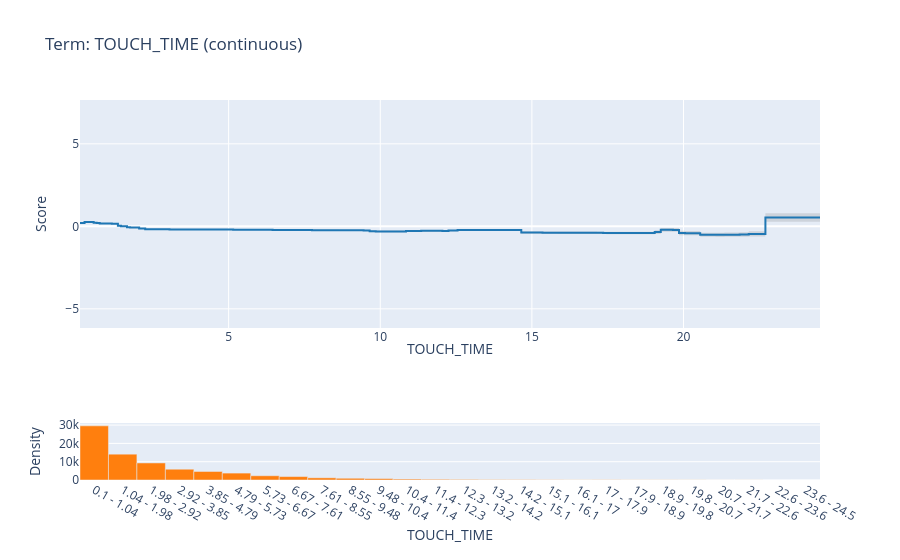

The notebook cell this image was saved under:
### Code cell
target_feature = 'TOUCH_TIME'

feature_index = feature_cols.index(target_feature)

feature_fig = ebm_global.visualize(feature_index)
feature_fig.show()

### Figure 1 — Plotly figure (JSON) as saved in the notebook; plotly's stock layout.template omitted (floating-point values rounded to 4 significant figures; data arrays with more than 128 entries replaced by an {"elided": "..."} marker saying what was removed)
{"data": [{"line": {"shape": "hv", "width": 0}, "marker": {"color": "#444"}, "mode": "lines", "name": "Lower Bound", "type": "scatter", "x": {"elided": "188 float values"}, "xaxis": "x", "y": {"elided": "188 float values"}, "yaxis": "y"}, {"fill": "tonexty", "fillcolor": "rgba(68, 68, 68, 0.15)", "line": {"color": "rgb(31, 119, 180)", "shape": "hv"}, "mode": "lines", "name": "Main", "type": "scatter", "x": {"elided": "188 float values"}, "xaxis": "x", "y": {"elided": "188 float values"}, "yaxis": "y"}, {"fill": "tonexty", "fillcolor": "rgba(68, 68, 68, 0.15)", "line": {"shape": "hv", "width": 0}, "marker": {"color": "#444"}, "mode": "lines", "name": "Upper Bound", "type": "scatter", "x": {"elided": "188 float values"}, "xaxis": "x", "y": {"elided": "188 float values"}, "yaxis": "y"}, {"hovertemplate": "(%{hovertext}): %{y}", "hovertext": ["0.1 - 1.04", "1.04 - 1.98", "1.98 - 2.92", "2.92 - 3.85", "3.85 - 4.79", "4.79 - 5.73", "5.73 - 6.67", "6.67 - 7.61", "7.61 - 8.55", "8.55 - 9.48", "9.48 - 10.4", "10.4 - 11.4", "11.4 - 12.3", "12.3 - 13.2", "13.2 - 14.2", "14.2 - 15.1", "15.1 - 16.1", "16.1 - 17", "17 - 17.9", "17.9 - 18.9", "18.9 - 19.8", "19.8 - 20.7", "20.7 - 21.7", "21.7 - 22.6", "22.6 - 23.6", "23.6 - 24.5"], "marker": {"color": "#ff7f0e"}, "name": "Distribution", "type": "bar", "x": [0.5692, 1.508, 2.446, 3.385, 4.323, 5.262, 6.2, 7.138, 8.077, 9.015, 9.954, 10.89, 11.83, 12.77, 13.71, 14.65, 15.58, 16.52, 17.46, 18.4, 19.34, 20.28, 21.22, 22.15, 23.09, 24.03], "xaxis": "x2", "y": [29578, 14102, 9316, 5891, 4655, 3773, 2316, 1868, 1198, 943, 766, 502, 378, 308, 202, 175, 124, 87, 113, 77, 76, 59, 29, 35, 10, 2], "yaxis": "y2"}], "layout": {"bargap": 0, "showlegend": false, "title": {"text": "Term: TOUCH_TIME (continuous)"}, "xaxis": {"anchor": "y", "domain": [0, 1], "matches": "x", "title": {"standoff": 0, "text": "TOUCH_TIME"}}, "xaxis2": {"anchor": "y2", "domain": [0, 1], "matches": "x", "tickmode": "array", "ticktext": ["0.1 - 1.04", "1.04 - 1.98", "1.98 - 2.92", "2.92 - 3.85", "3.85 - 4.79", "4.79 - 5.73", "5.73 - 6.67", "6.67 - 7.61", "7.61 - 8.55", "8.55 - 9.48", "9.48 - 10.4", "10.4 - 11.4", "11.4 - 12.3", "12.3 - 13.2", "13.2 - 14.2", "14.2 - 15.1", "15.1 - 16.1", "16.1 - 17", "17 - 17.9", "17.9 - 18.9", "18.9 - 19.8", "19.8 - 20.7", "20.7 - 21.7", "21.7 - 22.6", "22.6 - 23.6", "23.6 - 24.5"], "tickvals": [0.5692, 1.508, 2.446, 3.385, 4.323, 5.262, 6.2, 7.138, 8.077, 9.015, 9.954, 10.89, 11.83, 12.77, 13.71, 14.65, 15.58, 16.52, 17.46, 18.4, 19.34, 20.28, 21.22, 22.15, 23.09, 24.03], "title": {"standoff": 0, "text": "TOUCH_TIME"}}, "yaxis": {"anchor": "x", "domain": [0.4, 1], "range": [-6.162, 7.657], "title": {"text": "Score"}}, "yaxis2": {"anchor": "x2", "domain": [0, 0.15], "title": {"text": "Density"}}}}
